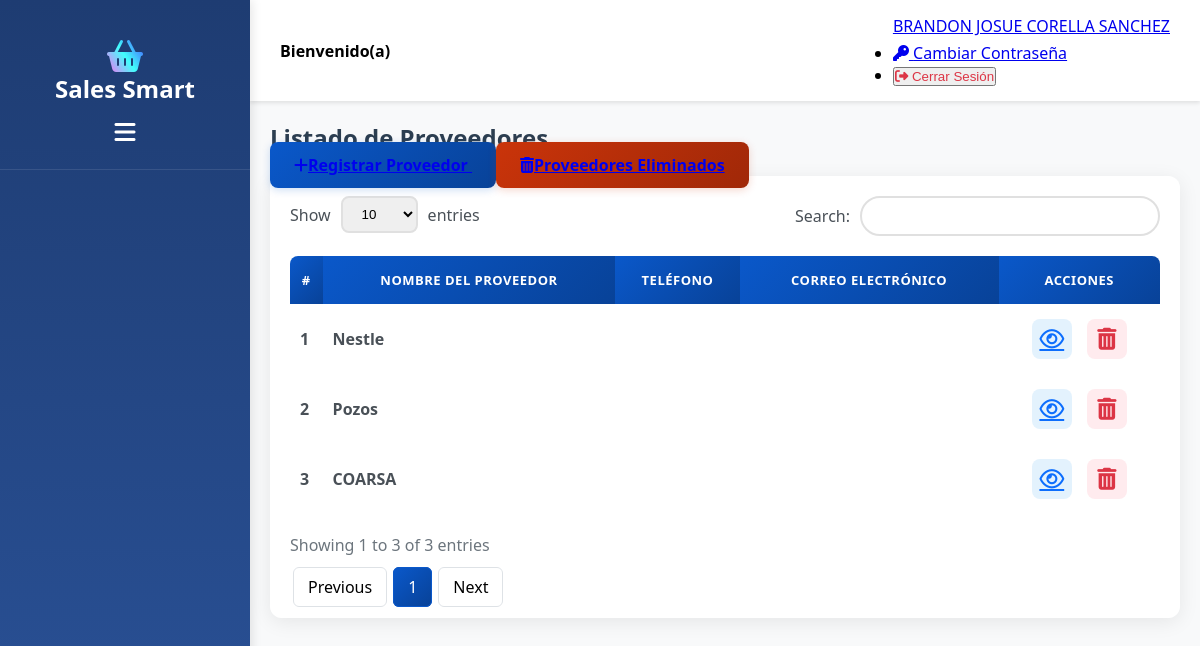
Screenshot of /View/Admin/Proveedor.php (signed in) with the database file from the repository.
### tables this page shows
CREATE TABLE `tbproveedores` (
  `idProveedor` int NOT NULL AUTO_INCREMENT,
  `nombreProveedor` varchar(255) NOT NULL,
  `telefono` varchar(80) DEFAULT NULL,
  `correoElectronico` varchar(255) DEFAULT NULL,
  `estado` bit(1) NOT NULL DEFAULT b'1',
  PRIMARY KEY (`idProveedor`)
);

### Model/ProveedoresModel.php (called while the page is built, shortened)
<?php
    function ConsultarProveedoresModel ()
    {
        try
        {
            $context = OpenConnection();
            $sentencia = "CALL ConsultarProveedores()";
            $resultado = $context -> query($sentencia);
            $datos = [];
            while ($row = $resultado->fetch_assoc())
            {
                $datos[] = $row;
            }
            return $datos;
        }
        catch(Exception $error)
        {
            SaveError($error);
            return false;
        }
    }
?>

### Controller/ProveedoresController.php (called while the page is built, shortened)
<?php
    include_once $_SERVER['DOCUMENT_ROOT'] . '/SalesSmart/Model/ProveedoresModel.php';
    function ConsultarProveedores ()
    {
        return ConsultarProveedoresModel();
    }
?>

### View/Admin/Proveedor.php (the view, shortened to what this page needs)
<?php
    include_once $_SERVER['DOCUMENT_ROOT'] . '/SalesSmart/View/LayoutInterno.php';
    include_once $_SERVER['DOCUMENT_ROOT'] . '/SalesSmart/Controller/ProveedoresController.php';
    $proveedores = ConsultarProveedores();
?>
<!doctype html>
<html lang="es">
<body>
    <div class="row mb-3">
        <div class="col-12 mt-4">
            <h2 class="text-center mb-3" style="color: #2c3e50; font-weight: 700;">Listado de Proveedores</h2>
        </div>
        <div class="mb-3">
            <a class="btn text-white px-4 btn-custom-primary mt-1"
                href="RegistrarProveedor.php">
                <i class="fa-solid fa-plus me-2"></i>Registrar Proveedor
            </a>
            <a class="btn text-white px-4 btn-custom-danger mt-1"
                href="ListadoProveedoresEliminados.php">
                <i class="fa-solid fa-trash-can me-2"></i>Proveedores Eliminados
            </a>
        </div>
    </div>
    <div class="card">
        <div class="card-body p-0 mt-3">
            <div class="table-responsive">
                <table class="table mb-0 text-center" id="tbProveedor" name="tbProveedor">
                    <thead>
                        <tr>
                            <th scope="col" class="text-center align-middle">#</th>
                            <th scope="col" class="text-center align-middle">Nombre del Proveedor</th>
                            <th scope="col" class="text-center align-middle">Teléfono</th>
                            <th scope="col" class="text-center align-middle">Correo Electrónico</th>
                            <th scope="col" class="text-center align-middle">Acciones</th>
                        </tr>
                    </thead>
                    <tbody>
                    <?php
                    foreach ($proveedores as $proveedor)
                    {
                        echo '
                        <tr>
                            <td class="text-center align-middle"><strong>'.$proveedor['idProveedor'].'</strong></td>
                            <td class="text-center align-middle"><strong>'.$proveedor['nombreProveedor'].'</strong></td>
                            <td class="text-center align-middle"><strong>'.$proveedor['telefono'].'</strong></td>
                            <td class="text-center align-middle"><strong>'.$proveedor['correoElectronico'].'</strong></td>
                            <td class="text-center align-middle">
                                <div class="action-buttons d-flex justify-content-center gap-3">
                                    <a href="ActualizarProveedor.php?id='.$proveedor['idProveedor'].'"
                                    title="Ver"
                                    style="color:#0d6efd;font-size:22px;">
                                        <i class="fa-regular fa-eye"></i>
                                    </a>
                                    <form method="POST" action="" style="margin:0;">
                                        <input type="hidden" name="idProveedor" value="'.$proveedor['idProveedor'].'">
                                        <button type="submit" name="btnEliminarProveedor"
                                            title="Eliminar"
                                            style="background:none;border:none;color:#198754;font-size:22px;">
                                            <i class="fa-solid fa-trash-can"></i>
                                        </button>
                                    </form>
                                </div>
                            </td>
                        </tr>';
                    }
                    ?>
                    </tbody>
                </table>
            </div>
        </div>
    </div>
</body>
</html>

### View/CSS/EstilosHome.css (style rules this page uses)
* { margin: 0; padding: 0; box-sizing: border-box; }
body { font-family: 'Segoe UI', Tahoma, Geneva, Verdana, sans-serif; overflow-x: hidden; }

### View/CSS/EstilosProveedor.css (style rules this page uses)
#tbProveedor { border-collapse: separate !important; border-spacing: 0; width: 100% !important; }
#tbProveedor thead th { background: linear-gradient(135deg, #0a58ca 0%, #084298 100%); color: white; font-weight: 600; text-transform: uppercase; font-size: 13px; letter-spacing: 0.5px; padding: 15px 10px; border: none; }
#tbProveedor thead th:first-child { border-radius: 8px 0 0 0; }
#tbProveedor thead th:last-child { border-radius: 0 8px 0 0; }
#tbProveedor tbody tr { transition: all 0.3s ease; border-bottom: 1px solid #e9ecef; }
#tbProveedor tbody td { padding: 15px 10px; vertical-align: middle; color: #495057; }
.action-buttons { display: flex; justify-content: center; gap: 15px; align-items: center; }
.action-buttons a, .action-buttons button { transition: all 0.3s ease; display: inline-flex; align-items: center; justify-content: center; width: 40px; height: 40px; border-radius: 8px; }
.action-buttons a { background-color: #e3f2fd; color: #0d6efd; }
.action-buttons button { background-color: #ffebee !important; color: #dc3545 !important; border: none !important; padding: 0 !important; margin: 0 !important; cursor: pointer; }
.btn-custom-primary { background: linear-gradient(135deg, #0a58ca 0%, #084298 100%); border: none; border-radius: 8px; padding: 12px 24px; font-weight: 600; transition: all 0.3s ease; box-shadow: 0 2px 8px rgba(10, 88, 202, 0.2); }
.btn-custom-danger { background: linear-gradient(135deg, #ca340a 0%, #a02808 100%); border: none; border-radius: 8px; padding: 12px 24px; font-weight: 600; transition: all 0.3s ease; box-shadow: 0 2px 8px rgba(202, 52, 10, 0.2); }
.card { border: none; border-radius: 12px; box-shadow: 0 4px 20px rgba(0, 0, 0, 0.08); overflow: hidden; }

### View/CSS/EstilosDashboard.css (style rules this page uses)
:root { --primary-gradient: linear-gradient(135deg, #667eea 0%, #764ba2 100%); --success-gradient: linear-gradient(135deg, #11998e 0%, #38ef7d 100%); --warning-gradient: linear-gradient(135deg, #f093fb 0%, #f5576c 100%); --info-gradient: linear-gradient(135deg, #4facfe 0%, #00f2fe 100%); --dark-bg: #f8f9fa; --card-shadow: 0 10px 30px rgba(0, 0, 0, 0.1); --card-hover-shadow: 0 15px 40px rgba(0, 0, 0, 0.15); }
body { background: var(--dark-bg); font-family: 'Segoe UI', Tahoma, Geneva, Verdana, sans-serif; }

### rows the page displays
tbproveedores: idProveedor "1", nombreProveedor "Nestle"
tbproveedores: idProveedor "2", nombreProveedor "Pozos"
tbproveedores: idProveedor "3", nombreProveedor "COARSA"

### other values shown
$nombreCompleto "BRANDON JOSUE CORELLA SANCHEZ"
